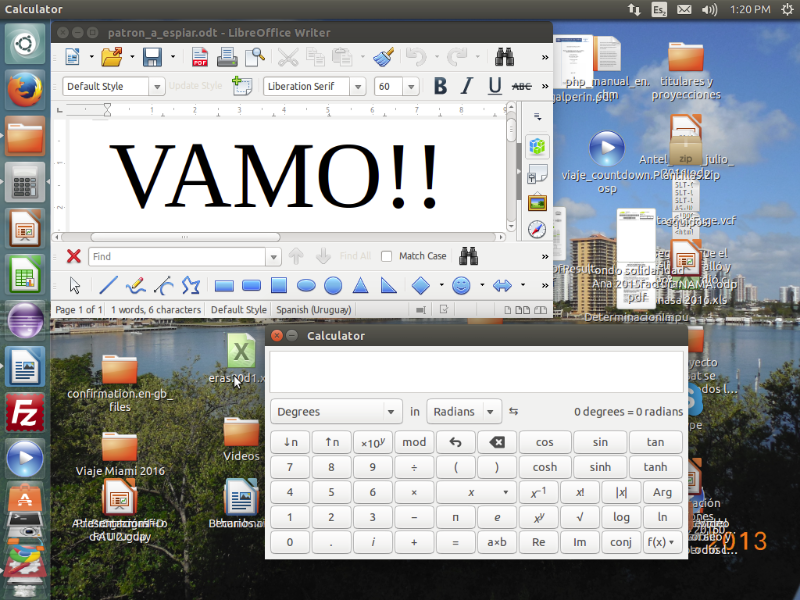
#> input picture gr-tempest/Imagen_800_600.png, 800 x 600 px
$ python -i DTutils.py   (imports and definitions only)
#> lines starting #> are read from the running program, lines starting #| are printed output that depends on the picture
#> further down, picture is the input picture: shape (600, 800, 3); mean B, G, R 164.1, 162.9, 160.1
import numpy as np
from matplotlib import pyplot as plt
from scipy import signal
import cv2 as cv
from scipy.spatial import distance_matrix

# [233 lines left out: functions autocorr, uint8_to_binarray, uint16_to_binarray, binarray_to_uint, TMDS_pixel, TMDS_encoding_original and 1 more, not called in this run]


### Create TMDS LookUp Tables for fast encoding (3 times faster than the other implementation)
byte_range = np.arange(256)
# Initialize pixel coding and cnt-difference arrays
TMDS_pix_table = np.zeros((256,3),dtype='uint16')
TMDS_cntdiff_table = np.zeros((256,3),dtype='int8')

# [8 lines not run here, left out]

# [233 lines left out: functions pixel_fastencoding, TMDS_blanking, TMDS_encoding, DecTMDS_pixel, TMDS_decoding, TMDS_serial and 2 more, not called in this run]

def find_intersection(line1, line2):
    """Finds the intersection of two lines given in Hesse normal form.

    Returns closest integer pixel locations.
    See https://stackoverflow.com/a/383527/5087436
    """
    rho1, theta1 = line1
    rho2, theta2 = line2
    A = np.array([
        [np.cos(theta1), np.sin(theta1)],
        [np.cos(theta2), np.sin(theta2)]
    ])
    b = np.array([[rho1], [rho2]])
    x0, y0 = np.linalg.solve(A, b)
    x0, y0 = int(np.round(x0)), int(np.round(y0))

    # Return as row-column coordinates
    return [y0, x0]
def apply_blanking_shift(I, h_active=1600, v_active=900,
                         h_blanking=200,v_blanking=100,
                         pad_len=300, debug=False):
    """
    Correct capture shift to center image using VESA blanking information.
    The image must not have geometric distortion (generaly caused by sampling error)
    """
#> called with h_active = 1600, v_active = 900, h_blanking = 200, v_blanking = 100, pad_len = 300, debug = False

    if debug:
        # Show original image
        plt.figure(figsize=(12,10))
        plt.title(f'Original image ')
        plt.imshow(I)
        plt.axis('off')
        plt.show()

    # Color to RGB
    I_gray = cv.cvtColor(I,cv.COLOR_BGR2GRAY)
    # I_gray = cv.medianBlur(I_gray,3)
    I_gray = cv.GaussianBlur(I_gray,ksize=(5,5),sigmaX=3,sigmaY=3)
    # I_gray = cv.blur(I_gray,(3,3))

    # Wrap-padding image to get whole blanking pattern
    pad_size_gray = ((pad_len,0),(pad_len,0))
    pad_size = ((pad_len,0),(pad_len,0),(0,0))
    I_gray = np.pad(I_gray,pad_size_gray,'wrap')
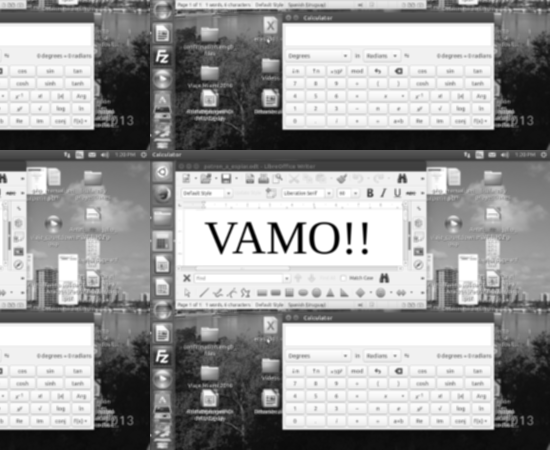
#> I_gray: shape (900, 1100) (shown at 1/2 size); min 0, max 255, mean 152.6
    I_pad = np.pad(I,pad_size,'wrap')
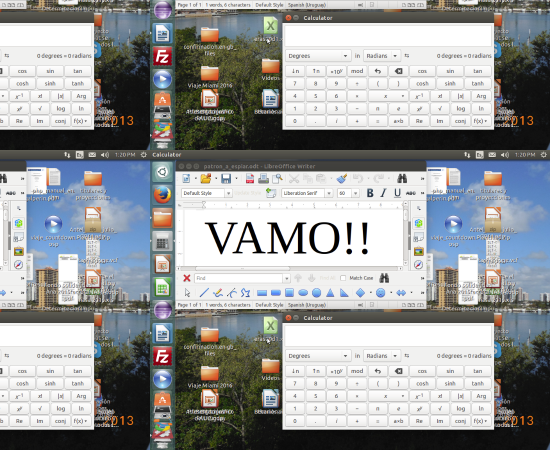
#> I_pad: shape (900, 1100, 3) (shown at 1/2 size); mean B, G, R 154.2, 153.2, 150.5

    # Edge-detector with Canny filter with empirical parameters
    I_edge = cv.Canny(I_gray,40,50,apertureSize = 3)    # sin blur
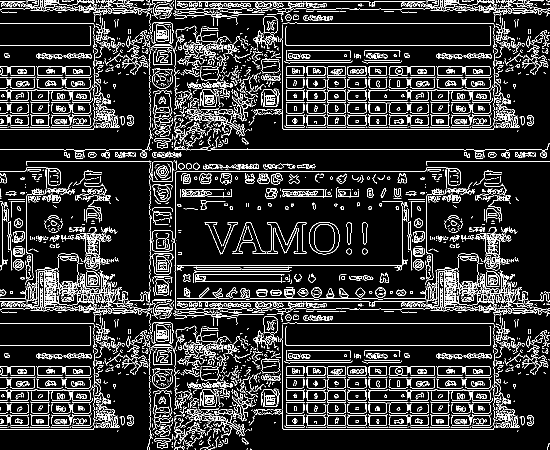
#> I_edge: shape (900, 1100) (shown at 1/2 size); 11.9% white in thin lines or dots


    if debug:
        # Show padded image and edges
        plt.figure()
        plt.title(f'Original image wrap-padded {pad_len} pixels up and left sided')
        plt.imshow(I_pad)
        plt.axis('off')
        plt.show()
        plt.figure()
        plt.title('Canny edged image')
        plt.imshow(I_edge,cmap='gray')
        plt.axis('off')
        plt.show()

    # Hough Transform resolution and minimum votes threshold
    theta_step = np.pi/2
    rho_step = 1
    # votes_thrs = 255    # sin blur
    votes_thrs = 80
    rho_max = np.sqrt(I_gray.shape[0]**2 + I_gray.shape[1]**2)
#> rho_max = 1421.3

    # Find Hough Transform
    lines = cv.HoughLines(I_edge, rho_step, theta_step, votes_thrs, None, 0, 0)
#> lines = 365 rows, first 8: [299, 1.57], [2, 1.57], [602, 1.57], [90, 1.57], [690, 1.57], [259, 1.57], [859, 1.57], [342, 1.57]

    if debug:
        # Show detected lines
        I_lines = I_gray.copy()
        for line in lines:
            rho = line[0][0]
            theta = line[0][1]
            a = np.cos(theta)
            b = np.sin(theta)
            x0 = a * rho
            y0 = b * rho
            pt1 = (int(x0 + rho_max*(-b)), int(y0 + rho_max*(a)))
            pt2 = (int(x0 - rho_max*(-b)), int(y0 - rho_max*(a)))

            cv.line(I_lines, pt1, pt2, (255,0,0), 1, cv.LINE_AA)

        plt.figure()
        plt.title('All detected lines')
        plt.imshow(I_lines)
        plt.axis('off')
        plt.show()

    # Angle and rho arrays
    lines_angles = lines[:,0,1]
#> lines_angles = 365 values, max 1.57 at index 0, min 0 at index 37, mean 0.706
    lines_rhos = lines[:,0,0]
#> lines_rhos = 365 values, max 1061 at index 350, min 2 at index 1, mean 519.3

    # Find unique lines angles detected
    unique_angles = np.unique(lines_angles)
#> unique_angles = [0, 1.57]
    blankings = [h_blanking, v_blanking]

    # Initiate blanking lines variable
    blanking_lines = []

    for angle, blanking in zip(unique_angles, blankings):

        # Keep lines with certain angle
        angle_lines = lines[lines[:,0,1]==angle]
        angle_lines = angle_lines[:,0,:]

        # Keep the pair with rho distance that equals blanking
        # First, compute the distance matrix over all rhos:
        rho_angle_lines = np.array(angle_lines[:,0]).reshape(-1,1)

        rho_distances = np.abs(np.abs(distance_matrix(rho_angle_lines, rho_angle_lines)) - blanking)

        # Find minimum index
        pair_lines_idx = np.unravel_index(rho_distances.argmin(), rho_distances.shape)

        # Add blanking limit line
        for line in pair_lines_idx:
            blanking_lines.append(angle_lines[line])
#> this loop made 2 passes
#> (angle, blanking, pair_lines_idx) on passes 1 to 2: (0, 200, (0, 174)), (1.57, 100, (2, 135))
#> pass 1, in apply_blanking_shift, `rho_distances = np.abs(np.abs(distance_matrix(rho_angle_lines, rho_ang..`:
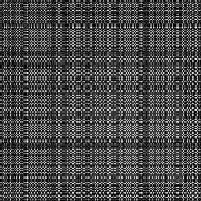
#> rho_distances: shape (201, 201) float64; min 0, max 857, mean 249.3; drawn with min black and max white
#> pass 2, in apply_blanking_shift, `rho_distances = np.abs(np.abs(distance_matrix(rho_angle_lines, rho_ang..`:
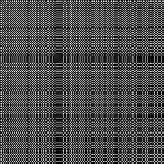
#> rho_distances: shape (164, 164) float64; min 0, max 757, mean 230.2; drawn with min black and max white
#> after the loop, blanking_lines = [[300, 0], [500, 0], [602, 1.57], [502, 1.57]]

    # List to array
    blanking_lines = np.array(blanking_lines)

    # Show blanking limit lines
    if debug:
        I_lines = I_gray.copy()

        for line in blanking_lines:
            rho = line[0]
            theta = line[1]
            a = np.cos(theta)
            b = np.sin(theta)
            x0 = a * rho
            y0 = b * rho
            pt1 = (int(x0 + rho_max*(-b)), int(y0 + rho_max*(a)))
            pt2 = (int(x0 - rho_max*(-b)), int(y0 - rho_max*(a)))

            cv.line(I_lines, pt1, pt2, (255,0,0), 3, cv.LINE_AA)

        plt.figure(figsize=(12,10))
        plt.title('Blanking limit lines')
        plt.imshow(I_lines)
        plt.axis('off')
        plt.show()

    # Initialize top-left corner blanking lines to find intersection
    # These lines statisfies to be the ones with bigger rho value
    blanking_start = []
    unique_angles = np.unique(blanking_lines[:,1])
    for angulo in unique_angles:
        angle_lines = blanking_lines[blanking_lines[:,1]==angulo]
        max_rho_line = angle_lines[np.argmax(angle_lines[:,0])]
        blanking_start.append(max_rho_line)
#> this loop made 2 passes
#> angle_lines on pass 1: [[300, 0], [500, 0]]
#> (angulo, angle_lines) on pass 2: (1.57, [[602, 1.57], [502, 1.57]])
#> after the loop, blanking_start = [[500, 0], [602, 1.57]]

    if len(blanking_start)!=2:
        print("Not enough lines detected. Returning original image")
        return I

    if debug:
        I_lines = I_gray.copy()
        for line in blanking_start:
            rho = line[0]
            theta = line[1]
            a = np.cos(theta)
            b = np.sin(theta)
            x0 = a * rho
            y0 = b * rho
            pt1 = (int(x0 + rho_max*(-b)), int(y0 + rho_max*(a)))
            pt2 = (int(x0 - rho_max*(-b)), int(y0 - rho_max*(a)))

            cv.line(I_lines, pt1, pt2, (255,0,0), 3, cv.LINE_AA)

        plt.figure(figsize=(12,10))
        plt.title('Blanking start lines')
        plt.imshow(I_lines)
        plt.axis('off')
        plt.show()

    # Find blanking start lines intersection coordinates
    x_shift, y_shift = find_intersection(blanking_start[0],blanking_start[1])
#> in find_intersection, `rho1, theta1 = line1`: rho1 = 500; theta1 = 0
#> in find_intersection, `rho2, theta2 = line2`: rho2 = 602; theta2 = 1.57
#> in find_intersection, `A = np.array([ [np.cos(theta1), np.sin(theta1)], [np.cos(theta2), np.s..`: A = [[1, 0], [-4.37e-08, 1]]
#> in find_intersection, `b = np.array([[rho1], [rho2]])`: b = [500, 602]
#> in find_intersection, `x0, y0 = np.linalg.solve(A, b)`: x0 = [500]; y0 = [602]
#> in find_intersection, `x0, y0 = int(np.round(x0)), int(np.round(y0))`: x0 = 500; y0 = 602
#> x_shift = 602; y_shift = 500

    # Adjust to active image only (remove all blanking)
    I_shift = I_pad[pad_len:,pad_len:]
    I_shift = np.roll(I_shift, -x_shift+pad_len, axis=0)
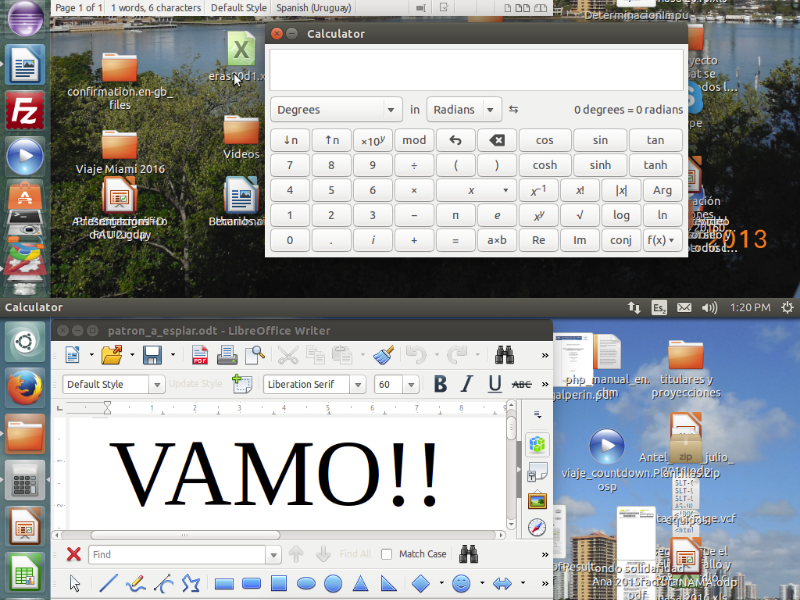
#> I_shift: shape (600, 800, 3); mean B, G, R 164.1, 162.9, 160.1
    I_shift = np.roll(I_shift, -y_shift+pad_len, axis=1)
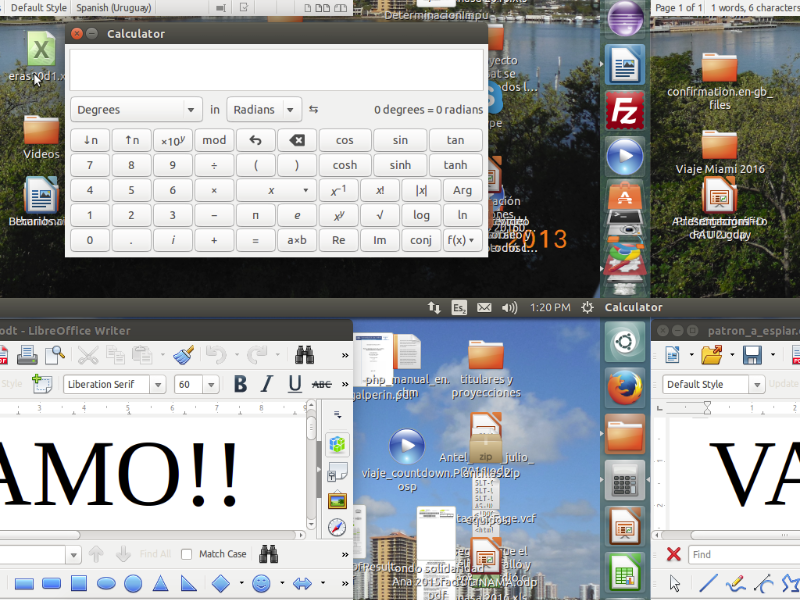
#> I_shift: shape (600, 800, 3); mean B, G, R 164.1, 162.9, 160.1
    I_shift = I_shift[:v_active,:h_active]

    if debug:
        plt.figure(figsize=(12,10))
        plt.title('Blanking removed image')
        plt.imshow(I_shift)
        plt.axis('off')
        plt.show()

    return I_shift

# [41 lines left out: function preprocess_raw_capture, not called in this run]

>>> import cv2
>>> picture = cv2.imread('../Imagen_800_600.png')
>>> result = apply_blanking_shift(picture)
